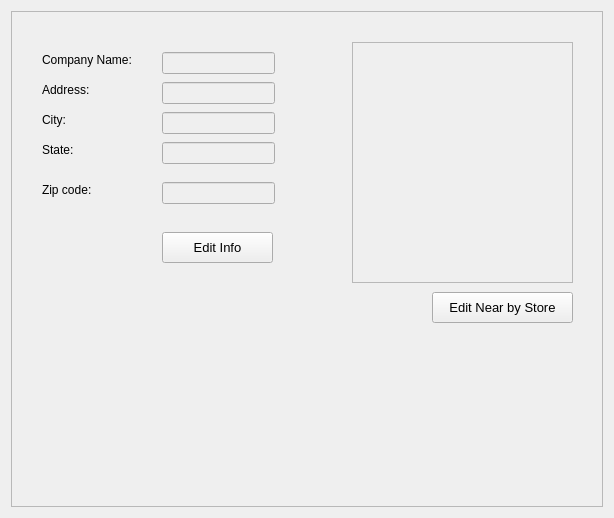
<?xml version="1.0" encoding="UTF-8"?>
<ui version="4.0">
 <class>Settingsscreen</class>
 <widget class="QWidget" name="Settingsscreen">
  <property name="geometry">
   <rect>
    <x>0</x>
    <y>0</y>
    <width>614</width>
    <height>518</height>
   </rect>
  </property>
  <property name="windowTitle">
   <string>Form</string>
  </property>
  <layout class="QGridLayout" name="gridLayout">
   <item row="0" column="0">
    <widget class="QScrollArea" name="scrollArea_2">
     <property name="enabled">
      <bool>true</bool>
     </property>
     <property name="widgetResizable">
      <bool>true</bool>
     </property>
     <widget class="QWidget" name="scrollAreaWidgetContents_2">
      <property name="geometry">
       <rect>
        <x>0</x>
        <y>0</y>
        <width>346</width>
        <height>356</height>
       </rect>
      </property>
      <widget class="QLabel" name="label_14">
       <property name="geometry">
        <rect>
         <x>30</x>
         <y>40</y>
         <width>111</width>
         <height>16</height>
        </rect>
       </property>
       <property name="font">
        <font>
         <pointsize>9</pointsize>
        </font>
       </property>
       <property name="text">
        <string>Company Name:</string>
       </property>
      </widget>
      <widget class="QLabel" name="label_16">
       <property name="geometry">
        <rect>
         <x>30</x>
         <y>70</y>
         <width>55</width>
         <height>16</height>
        </rect>
       </property>
       <property name="font">
        <font>
         <pointsize>9</pointsize>
        </font>
       </property>
       <property name="text">
        <string>Address:</string>
       </property>
      </widget>
      <widget class="QLineEdit" name="Company_name_label">
       <property name="enabled">
        <bool>false</bool>
       </property>
       <property name="geometry">
        <rect>
         <x>150</x>
         <y>40</y>
         <width>113</width>
         <height>22</height>
        </rect>
       </property>
      </widget>
      <widget class="QLineEdit" name="storeStreet">
       <property name="enabled">
        <bool>false</bool>
       </property>
       <property name="geometry">
        <rect>
         <x>150</x>
         <y>70</y>
         <width>113</width>
         <height>22</height>
        </rect>
       </property>
      </widget>
      <widget class="QLabel" name="label_17">
       <property name="geometry">
        <rect>
         <x>30</x>
         <y>100</y>
         <width>55</width>
         <height>16</height>
        </rect>
       </property>
       <property name="font">
        <font>
         <pointsize>9</pointsize>
        </font>
       </property>
       <property name="text">
        <string>City:</string>
       </property>
      </widget>
      <widget class="QLabel" name="label_18">
       <property name="geometry">
        <rect>
         <x>30</x>
         <y>130</y>
         <width>55</width>
         <height>16</height>
        </rect>
       </property>
       <property name="font">
        <font>
         <pointsize>9</pointsize>
        </font>
       </property>
       <property name="text">
        <string>State:</string>
       </property>
      </widget>
      <widget class="QLineEdit" name="storeCity">
       <property name="enabled">
        <bool>false</bool>
       </property>
       <property name="geometry">
        <rect>
         <x>150</x>
         <y>100</y>
         <width>113</width>
         <height>22</height>
        </rect>
       </property>
      </widget>
      <widget class="QLineEdit" name="storeState">
       <property name="enabled">
        <bool>false</bool>
       </property>
       <property name="geometry">
        <rect>
         <x>150</x>
         <y>130</y>
         <width>113</width>
         <height>22</height>
        </rect>
       </property>
      </widget>
      <widget class="QLabel" name="label_19">
       <property name="geometry">
        <rect>
         <x>30</x>
         <y>170</y>
         <width>71</width>
         <height>16</height>
        </rect>
       </property>
       <property name="font">
        <font>
         <pointsize>9</pointsize>
        </font>
       </property>
       <property name="text">
        <string>Zip code:</string>
       </property>
      </widget>
      <widget class="QLineEdit" name="storeZIP">
       <property name="enabled">
        <bool>false</bool>
       </property>
       <property name="geometry">
        <rect>
         <x>150</x>
         <y>170</y>
         <width>113</width>
         <height>22</height>
        </rect>
       </property>
      </widget>
      <widget class="QPushButton" name="EdditSettings">
       <property name="geometry">
        <rect>
         <x>150</x>
         <y>220</y>
         <width>111</width>
         <height>31</height>
        </rect>
       </property>
       <property name="font">
        <font>
         <pointsize>10</pointsize>
        </font>
       </property>
       <property name="text">
        <string>Edit Info</string>
       </property>
      </widget>
      <widget class="QPushButton" name="EdditSettings_3">
       <property name="geometry">
        <rect>
         <x>420</x>
         <y>280</y>
         <width>141</width>
         <height>31</height>
        </rect>
       </property>
       <property name="font">
        <font>
         <pointsize>10</pointsize>
        </font>
       </property>
       <property name="text">
        <string>Edit Near by Store</string>
       </property>
      </widget>
      <widget class="QPlainTextEdit" name="plainTextEdit">
       <property name="enabled">
        <bool>false</bool>
       </property>
       <property name="geometry">
        <rect>
         <x>340</x>
         <y>30</y>
         <width>221</width>
         <height>241</height>
        </rect>
       </property>
      </widget>
     </widget>
    </widget>
   </item>
  </layout>
 </widget>
 <resources/>
 <connections/>
</ui>
